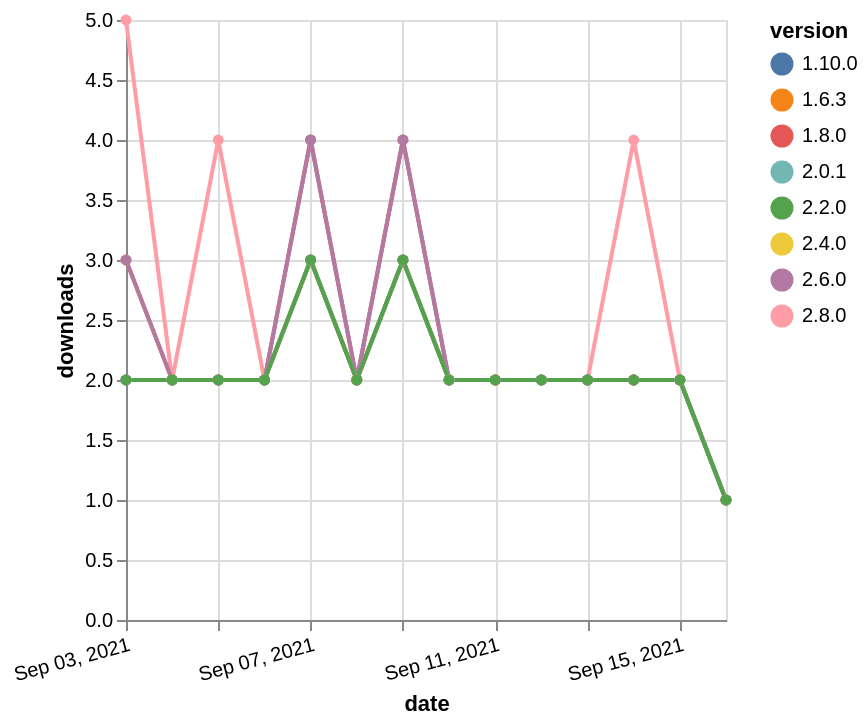

The specification (Vega-Lite) saved for this image:
### Vega-Lite specification from a JSON file in a GitHub repository (floating-point values rounded to 4 significant figures)
{"$schema": "https://vega.github.io/schema/vega-lite/v5.json", "description": "A simple bar chart with embedded data.", "data": {"values": [{"date": "2021-09-03", "total": 1004, "delta": 2, "version": "2.4.0"}, {"date": "2021-09-04", "total": 1006, "delta": 2, "version": "2.4.0"}, {"date": "2021-09-05", "total": 1008, "delta": 2, "version": "2.4.0"}, {"date": "2021-09-06", "total": 1010, "delta": 2, "version": "2.4.0"}, {"date": "2021-09-07", "total": 1013, "delta": 3, "version": "2.4.0"}, {"date": "2021-09-08", "total": 1015, "delta": 2, "version": "2.4.0"}, {"date": "2021-09-09", "total": 1018, "delta": 3, "version": "2.4.0"}, {"date": "2021-09-10", "total": 1020, "delta": 2, "version": "2.4.0"}, {"date": "2021-09-11", "total": 1022, "delta": 2, "version": "2.4.0"}, {"date": "2021-09-12", "total": 1024, "delta": 2, "version": "2.4.0"}, {"date": "2021-09-13", "total": 1026, "delta": 2, "version": "2.4.0"}, {"date": "2021-09-14", "total": 1028, "delta": 2, "version": "2.4.0"}, {"date": "2021-09-15", "total": 1030, "delta": 2, "version": "2.4.0"}, {"date": "2021-09-16", "total": 1031, "delta": 1, "version": "2.4.0"}, {"date": "2021-09-03", "total": 2494, "delta": 2, "version": "1.8.0"}, {"date": "2021-09-04", "total": 2496, "delta": 2, "version": "1.8.0"}, {"date": "2021-09-05", "total": 2498, "delta": 2, "version": "1.8.0"}, {"date": "2021-09-06", "total": 2500, "delta": 2, "version": "1.8.0"}, {"date": "2021-09-07", "total": 2504, "delta": 4, "version": "1.8.0"}, {"date": "2021-09-08", "total": 2506, "delta": 2, "version": "1.8.0"}, {"date": "2021-09-09", "total": 2510, "delta": 4, "version": "1.8.0"}, {"date": "2021-09-10", "total": 2512, "delta": 2, "version": "1.8.0"}, {"date": "2021-09-11", "total": 2514, "delta": 2, "version": "1.8.0"}, {"date": "2021-09-12", "total": 2516, "delta": 2, "version": "1.8.0"}, {"date": "2021-09-13", "total": 2518, "delta": 2, "version": "1.8.0"}, {"date": "2021-09-14", "total": 2520, "delta": 2, "version": "1.8.0"}, {"date": "2021-09-15", "total": 2522, "delta": 2, "version": "1.8.0"}, {"date": "2021-09-16", "total": 2523, "delta": 1, "version": "1.8.0"}, {"date": "2021-09-03", "total": 2034, "delta": 2, "version": "1.10.0"}, {"date": "2021-09-04", "total": 2036, "delta": 2, "version": "1.10.0"}, {"date": "2021-09-05", "total": 2038, "delta": 2, "version": "1.10.0"}, {"date": "2021-09-06", "total": 2040, "delta": 2, "version": "1.10.0"}, {"date": "2021-09-07", "total": 2043, "delta": 3, "version": "1.10.0"}, {"date": "2021-09-08", "total": 2045, "delta": 2, "version": "1.10.0"}, {"date": "2021-09-09", "total": 2048, "delta": 3, "version": "1.10.0"}, {"date": "2021-09-10", "total": 2050, "delta": 2, "version": "1.10.0"}, {"date": "2021-09-11", "total": 2052, "delta": 2, "version": "1.10.0"}, {"date": "2021-09-12", "total": 2054, "delta": 2, "version": "1.10.0"}, {"date": "2021-09-13", "total": 2056, "delta": 2, "version": "1.10.0"}, {"date": "2021-09-14", "total": 2058, "delta": 2, "version": "1.10.0"}, {"date": "2021-09-15", "total": 2060, "delta": 2, "version": "1.10.0"}, {"date": "2021-09-16", "total": 2061, "delta": 1, "version": "1.10.0"}, {"date": "2021-09-03", "total": 2352, "delta": 3, "version": "1.6.3"}, {"date": "2021-09-04", "total": 2354, "delta": 2, "version": "1.6.3"}, {"date": "2021-09-05", "total": 2356, "delta": 2, "version": "1.6.3"}, {"date": "2021-09-06", "total": 2358, "delta": 2, "version": "1.6.3"}, {"date": "2021-09-07", "total": 2361, "delta": 3, "version": "1.6.3"}, {"date": "2021-09-08", "total": 2363, "delta": 2, "version": "1.6.3"}, {"date": "2021-09-09", "total": 2366, "delta": 3, "version": "1.6.3"}, {"date": "2021-09-10", "total": 2368, "delta": 2, "version": "1.6.3"}, {"date": "2021-09-11", "total": 2370, "delta": 2, "version": "1.6.3"}, {"date": "2021-09-12", "total": 2372, "delta": 2, "version": "1.6.3"}, {"date": "2021-09-13", "total": 2374, "delta": 2, "version": "1.6.3"}, {"date": "2021-09-14", "total": 2376, "delta": 2, "version": "1.6.3"}, {"date": "2021-09-15", "total": 2378, "delta": 2, "version": "1.6.3"}, {"date": "2021-09-16", "total": 2379, "delta": 1, "version": "1.6.3"}, {"date": "2021-09-03", "total": 231, "delta": 5, "version": "2.8.0"}, {"date": "2021-09-04", "total": 233, "delta": 2, "version": "2.8.0"}, {"date": "2021-09-05", "total": 237, "delta": 4, "version": "2.8.0"}, {"date": "2021-09-06", "total": 239, "delta": 2, "version": "2.8.0"}, {"date": "2021-09-07", "total": 242, "delta": 3, "version": "2.8.0"}, {"date": "2021-09-08", "total": 244, "delta": 2, "version": "2.8.0"}, {"date": "2021-09-09", "total": 247, "delta": 3, "version": "2.8.0"}, {"date": "2021-09-10", "total": 249, "delta": 2, "version": "2.8.0"}, {"date": "2021-09-11", "total": 251, "delta": 2, "version": "2.8.0"}, {"date": "2021-09-12", "total": 253, "delta": 2, "version": "2.8.0"}, {"date": "2021-09-13", "total": 255, "delta": 2, "version": "2.8.0"}, {"date": "2021-09-14", "total": 259, "delta": 4, "version": "2.8.0"}, {"date": "2021-09-15", "total": 261, "delta": 2, "version": "2.8.0"}, {"date": "2021-09-16", "total": 262, "delta": 1, "version": "2.8.0"}, {"date": "2021-09-03", "total": 722, "delta": 3, "version": "2.6.0"}, {"date": "2021-09-04", "total": 724, "delta": 2, "version": "2.6.0"}, {"date": "2021-09-05", "total": 726, "delta": 2, "version": "2.6.0"}, {"date": "2021-09-06", "total": 728, "delta": 2, "version": "2.6.0"}, {"date": "2021-09-07", "total": 732, "delta": 4, "version": "2.6.0"}, {"date": "2021-09-08", "total": 734, "delta": 2, "version": "2.6.0"}, {"date": "2021-09-09", "total": 738, "delta": 4, "version": "2.6.0"}, {"date": "2021-09-10", "total": 740, "delta": 2, "version": "2.6.0"}, {"date": "2021-09-11", "total": 742, "delta": 2, "version": "2.6.0"}, {"date": "2021-09-12", "total": 744, "delta": 2, "version": "2.6.0"}, {"date": "2021-09-13", "total": 746, "delta": 2, "version": "2.6.0"}, {"date": "2021-09-14", "total": 748, "delta": 2, "version": "2.6.0"}, {"date": "2021-09-15", "total": 750, "delta": 2, "version": "2.6.0"}, {"date": "2021-09-16", "total": 751, "delta": 1, "version": "2.6.0"}, {"date": "2021-09-03", "total": 1688, "delta": 2, "version": "2.0.1"}, {"date": "2021-09-04", "total": 1690, "delta": 2, "version": "2.0.1"}, {"date": "2021-09-05", "total": 1692, "delta": 2, "version": "2.0.1"}, {"date": "2021-09-06", "total": 1694, "delta": 2, "version": "2.0.1"}, {"date": "2021-09-07", "total": 1697, "delta": 3, "version": "2.0.1"}, {"date": "2021-09-08", "total": 1699, "delta": 2, "version": "2.0.1"}, {"date": "2021-09-09", "total": 1702, "delta": 3, "version": "2.0.1"}, {"date": "2021-09-10", "total": 1704, "delta": 2, "version": "2.0.1"}, {"date": "2021-09-11", "total": 1706, "delta": 2, "version": "2.0.1"}, {"date": "2021-09-12", "total": 1708, "delta": 2, "version": "2.0.1"}, {"date": "2021-09-13", "total": 1710, "delta": 2, "version": "2.0.1"}, {"date": "2021-09-14", "total": 1712, "delta": 2, "version": "2.0.1"}, {"date": "2021-09-15", "total": 1714, "delta": 2, "version": "2.0.1"}, {"date": "2021-09-16", "total": 1715, "delta": 1, "version": "2.0.1"}, {"date": "2021-09-03", "total": 1478, "delta": 2, "version": "2.2.0"}, {"date": "2021-09-04", "total": 1480, "delta": 2, "version": "2.2.0"}, {"date": "2021-09-05", "total": 1482, "delta": 2, "version": "2.2.0"}, {"date": "2021-09-06", "total": 1484, "delta": 2, "version": "2.2.0"}, {"date": "2021-09-07", "total": 1487, "delta": 3, "version": "2.2.0"}, {"date": "2021-09-08", "total": 1489, "delta": 2, "version": "2.2.0"}, {"date": "2021-09-09", "total": 1492, "delta": 3, "version": "2.2.0"}, {"date": "2021-09-10", "total": 1494, "delta": 2, "version": "2.2.0"}, {"date": "2021-09-11", "total": 1496, "delta": 2, "version": "2.2.0"}, {"date": "2021-09-12", "total": 1498, "delta": 2, "version": "2.2.0"}, {"date": "2021-09-13", "total": 1500, "delta": 2, "version": "2.2.0"}, {"date": "2021-09-14", "total": 1502, "delta": 2, "version": "2.2.0"}, {"date": "2021-09-15", "total": 1504, "delta": 2, "version": "2.2.0"}, {"date": "2021-09-16", "total": 1505, "delta": 1, "version": "2.2.0"}]}, "width": "container", "mark": {"type": "line", "point": {"filled": true}}, "encoding": {"x": {"field": "date", "type": "temporal", "timeUnit": "yearmonthdate", "title": "date", "axis": {"labelAngle": -15}}, "y": {"field": "delta", "type": "quantitative", "title": "downloads"}, "color": {"field": "version", "type": "nominal"}, "tooltip": {"field": "delta"}}}
